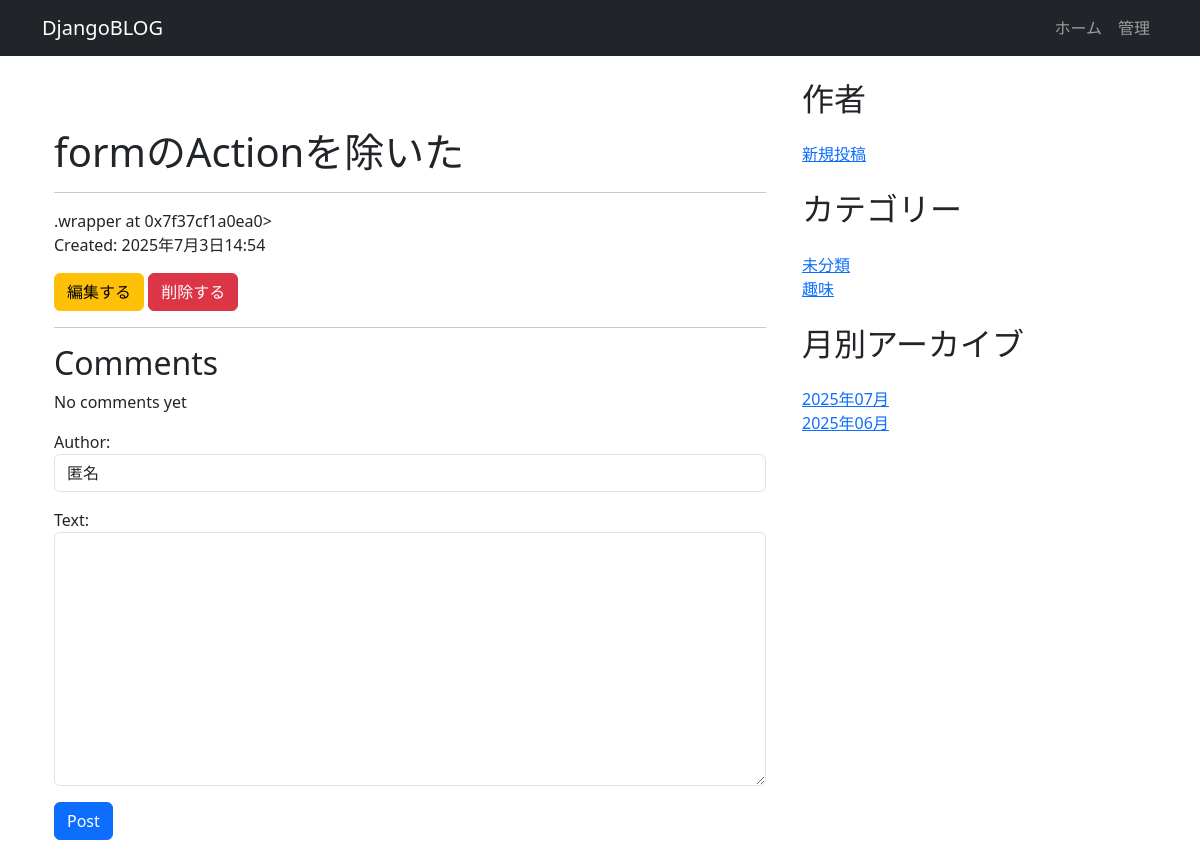
Screenshot of /post/11/ with the database file from the repository.
### app/models.py (models this page shows, shortened)
class Post(models.Model):
    title = models.CharField(max_length=255)
    content = MarkdownxField()
    created_at = models.DateTimeField(auto_now_add=True)
    updated_at = models.DateTimeField(auto_now=True)
    thumbnail = models.ImageField(upload_to='images/', null=True, blank=True) #追加
    categories = models.ForeignKey(Category, on_delete=models.SET_DEFAULT, related_name='posts', default=1)
    def get_text_markdownx(self):
        return mark_safe(markdownify(self.content))

class Category(models.Model):
    name = models.CharField(max_length=255)
    slug = models.SlugField(unique=True, max_length=255, null=True, blank=True)
    description = models.TextField(null=True, blank=True)
    created_at = models.DateTimeField(auto_now_add=True)
    updated_at = models.DateTimeField(auto_now=True)
    def __str__(self):
        return self.name

### app/views.py (the view, shortened to what this page needs)
# urls.py: path('post/<int:pk>/', PostDetail.as_view(), name='post_detail'),
class PostDetail(DetailView):
    model = Post
    def get_context_data(self, **kwargs):
        context = super().get_context_data(**kwargs)
        comments = self.object.comments.all()
        form = CommentForm()
        context.update({
            'comments': comments,
            'form': form,
        })
        context.update(get_common_data())
        return context

### app/forms.py
class CommentForm(forms.ModelForm):
    class Meta:
        model = Comment
        fields = ('author', 'text',)
        widgets = {
            'text': forms.Textarea(attrs={'class': 'form-control'}),
            'author': forms.TextInput(attrs={'class': 'form-control'}),
        }

### app/views.py (called while the page is built)
def get_common_data():
    category_list = Category.objects.all()
    post_month_list = Post.objects.dates('created_at', 'month', order='DESC')
    return {'category_list': category_list, 'post_month_list': post_month_list}

### app/templates/app/post_detail.html (shortened to what this page needs)
{% extends 'blog_base.html' %}
{% block content %}
  <div class="container my-5">
    <div class="row">
      <div class="col-md-12">
        <h1>{{ post.title }}</h1>
        <hr>
        <div class="markdownx">
            {{ post.get_text_markdownx | safe }}
            <p>Created: {{ post.created_at }}</p>
        </div>
        <a class="btn btn-warning mr-2" href="{% url 'post_edit' post.id %}">
          編集する
        </a>
        <a class="btn btn-danger" href="{% url 'post_delete' post.id %}">
          削除する
        </a>
        <hr>
        <h2>Comments</h2>
        <ul class="list-unstyled">
          {% for comment in comments %}
            <li class="media my-4">
              <div class="media-body">
                <h5 class="mt-0 mb-1">{{ comment.name }}</h5>
                <p>{% if comment.approved_comment %}
                  {{ comment.text }}
                  {% else %}
                  管理人の承認待ちです
                  {% endif %}</p>
                <small>Created at: {{ comment.created_at }}</small>
              </div>
            </li>
          {% empty %}
            <li>No comments yet</li>
          {% endfor %}
        </ul>
        <form method="post">
          {{ form.as_p }}
          <button type="submit" class="btn btn-primary">Post</button>
        </form>
      </div>
    </div>
  </div>
{% endblock %}

### app/templates/blog_base.html (shortened to what this page needs)
{% load static %}
<!DOCTYPE html>
<html>
<head>
  <link href="https://cdn.jsdelivr.net/npm/bootstrap@5.3.0/dist/css/bootstrap.min.css" rel="stylesheet">
  <link rel="stylesheet" href="{% static 'css/blog.css' %}">
</head>
<body>
  <nav class="navbar navbar-expand-lg navbar-dark bg-dark">
    <div class="container">
    <a class="navbar-brand" href="{% url 'post_list' %}">DjangoBLOG</a>
    <ul class="navbar-nav">
      <li class="nav-item"><a class="nav-link" href="/">ホーム</a></li>
                    <li class="nav-item">
                        <a class="nav-link" href="/admin">管理</a>
                    </li>
    </ul>
    </div>
  </nav>
  <main class="container mb-4">
    <div class="row">
      <div class="col-md-8 mt-4">
        {% block content %}
        {% endblock %}
      </div>
      <div class="col-md-4 mt-4">
        <h2 class="mb-4">作者</h2>
        <ul class="list-unstyled mb-4">
            <li><a href="{% url 'add_form' %}">新規投稿</a></li>
        </ul>
        <h2 class="mb-4">カテゴリー</h2>
        <ul class="list-unstyled mb-4">
            {% for category_name in category_list %}
                <li><a href="{% url 'post_list_by_category' slug=category_name.slug %}">{{ category_name }}</a></li>
            {% endfor %}
        </ul>
        <h2 class="mb-4">月別アーカイブ</h2>
        <ul class="list-unstyled mb-0">
            {% for post_month in post_month_list %}
                <li><a href="{% url 'post_list_by_month' year=post_month.year month=post_month.month %}">
                        {{ post_month|date:"Y年m月" }}
                    </a></li>
            {% endfor %}
        </ul>
      </div>
    </div>
  </main>
</body>
</html>

### app/static/css/blog.css (style rules this page uses)
label { display: block; }
input { width: 45%; padding: 5px; box-sizing: border-box; border: solid 1px; }
textarea { width: 45%; box-sizing: border-box; border: solid 1px; }

### rows the page displays
Post: title "formのActionを除いた", get_text_markdownx ".wrapper at 0x7f37cf1a0ea0>", created_at "2025年7月3日14:54"
Category: name "未分類"
Category: name "趣味"

### other values shown
{{ post_month|date:"Y年m月" }} "2025年07月" "2025年06月"
